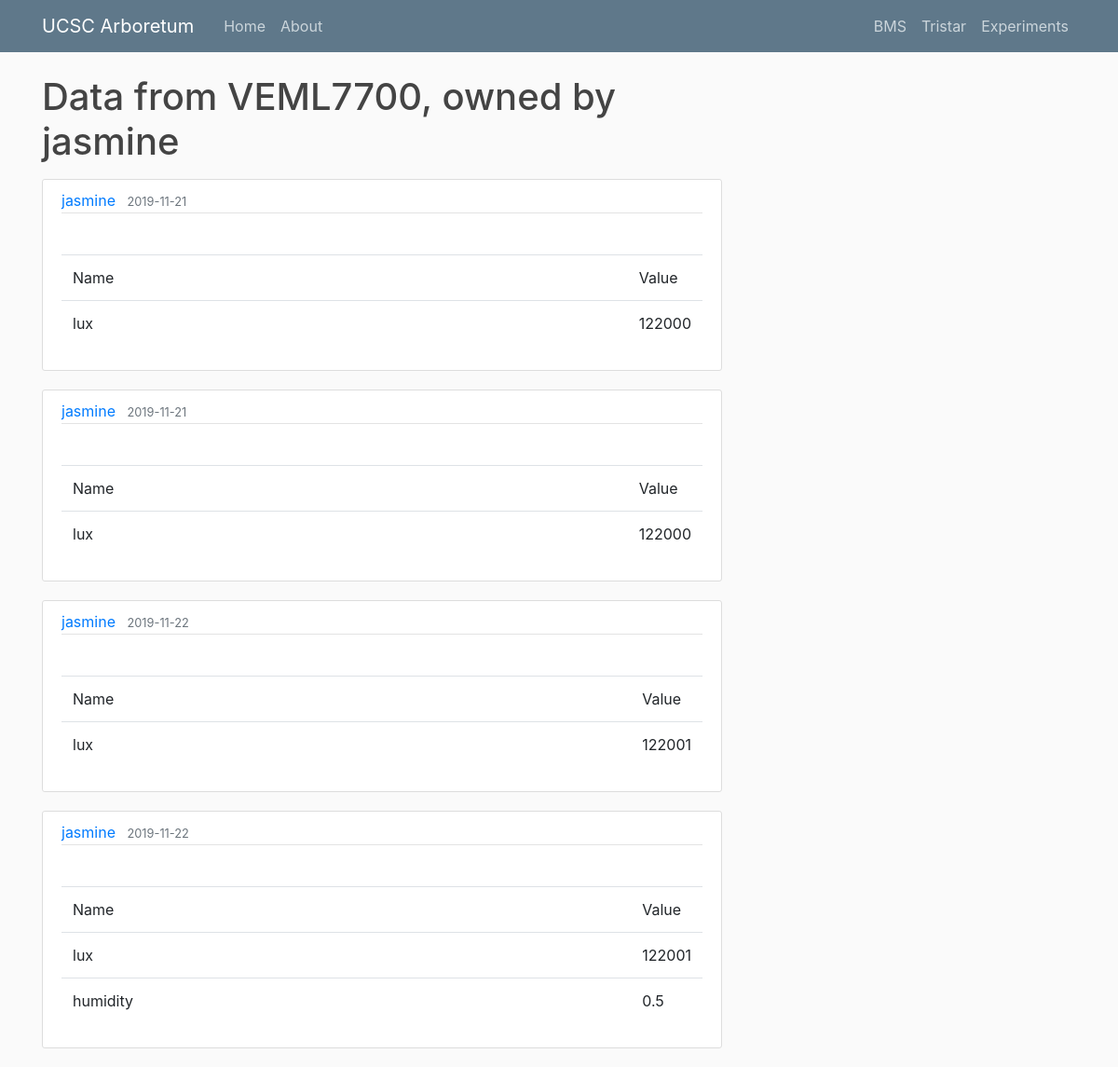
The page /sensors/get-data-by-sensor-id/1 on the database its author committed.
### flask_greenhouse/sensors/models.py (models this page shows, shortened)
class Sensor(db.Model):
	__tablename__ = 'Sensor'
	id = db.Column(db.Integer, primary_key=True)
	user_id = db.Column(db.Integer, db.ForeignKey('User.id'),nullable=False)
	name = db.Column(db.String(20))
	type = db.Column(db.String(20))
	units = db.Column(db.String(20))
	dataset = db.relationship('SensorDataEntry', backref='author', lazy=True) # Sensors can have many entries, but entries can only have 1 creator.
	def __repr__(self): # how we print this out on the console:
		return self.name

class User(db.Model, UserMixin):
	__tablename__ = 'User'
	id = db.Column(db.Integer, primary_key=True)
	username = db.Column(db.String(60), unique=True, nullable=False)
	email = db.Column(db.String(60), unique=True, nullable=False)
	password = db.Column(db.String(60), nullable=False)
	sensorlist = db.relationship('Sensor', backref='master', lazy=True)

class SensorDataEntry(db.Model):
	id = db.Column(db.Integer, primary_key=True) #the id number of the entry itself.
	date_posted = db.Column(db.DateTime(100), nullable=False, default=datetime.utcnow())  # the date when it came.
	JSON_content = db.Column(JsonEncodedDict) #the actual content.
	sensor_id = db.Column(db.Integer, db.ForeignKey('Sensor.id'),nullable=False) # the id number of the sensor that the data entry came from.
	def __repr__(self): # how do we print this to the console?
		return f"{self.author} at {self.date_posted}: {self.JSON_content}"

### flask_greenhouse/sensors/routes.py (the view)
@sensor_nodes.route("/sensors/get-data-by-sensor-id/<int:sensor_id>")
def get_all_sensor_data(sensor_id):
	sensor = Sensor.query.filter_by(id=sensor_id).first() # find the sensor in the database by ID number.
	dataset = sensor.dataset #SensorDataEntry.query.filter_by(author=sensor).order_by(SensorDataEntry.date_posted.desc())
	print(dataset)
	return render_template("get_all.html", sensor=sensor, dataset=dataset)

### flask_greenhouse/sensors/models.py (called while the page is built)
    def process_result_value(self, value, dialect):
        if value is None:
            return {}
        else:
            return json.loads(value)

### flask_greenhouse/templates/get_all.html
{% extends "layout.html" %}
{% block content %}
	<h1 class="mb-3">Data from {{ sensor.name }}, owned by {{ sensor.master.username}}</h1>
	{% for data in dataset %}
		<article class="media content-section">
		  <div class="media-body">
			<div class="article-metadata">
			  <a class="mr-2" href="#">{{ data.author.master.username }}</a>
			  <small class="text-muted">{{ data.date_posted.strftime('%Y-%m-%d') }}</small>
			</div>
			{% set json_dict = data.JSON_content %}
			<p class="article-content">
				<table class="table table-responsive-sm">
					<thead>
						<td class="col">Name</td>
						<td class="col">Value</td>
					</thead>
					{% for key in json_dict %}
					<tr>
						<td>{{ key }}</td><td>{{ json_dict[key] }}</td>
					</tr>
					{% endfor %}
				</table>
			</p>
		  </div>
		</article>
	{% endfor %}
{% endblock %}

### flask_greenhouse/templates/layout.html (shortened to what this page needs)
<!DOCTYPE html>
<html>
<head>
    <link rel="stylesheet" href="https://stackpath.bootstrapcdn.com/bootstrap/4.3.1/css/bootstrap.min.css">
	<link rel="stylesheet" type="text/css" href="{{ url_for('static', filename='main.css') }}" >
</head>
<body>
	<header class="site-header">
	  <nav class="navbar navbar-expand-md navbar-dark bg-steel fixed-top">
		<div class="container">
		  <a class="navbar-brand mr-4" href="/">UCSC Arboretum</a>
		  <div class="collapse navbar-collapse" id="navbarToggle">
			<div class="navbar-nav mr-auto">
			  <a class="nav-item nav-link" href="/">Home</a>
			  <a class="nav-item nav-link" href="/about">About</a>
			</div>
			<div class="navbar-nav">
				<a class="nav-item nav-link" href="{{ url_for('bms.BMS_JS') }}">BMS</a>
				<a class="nav-item nav-link" href="{{ url_for('tristar.Tristar') }}">Tristar</a>
				<a class="nav-item nav-link" href="{{ url_for('sensor_nodes.sensors') }}">Experiments</a>
			</div>
		  </div>
		</div>
	  </nav>
	</header>
	<main role="main" class="container">
	  <div class="row">
		<div class="col-md-8">
		  {% block content %}{% endblock %}
		</div>
	  </div>
	</main>
</body>
</html>

### flask_greenhouse/static/main.css (style rules this page uses)
body { background: #fafafa; color: #333333; margin-top: 5rem; }
h1, h2, h3, h4, h5, h6 { color: #444444; }
.bg-steel { background-color: #5f788a; }
.site-header .navbar-nav .nav-link { color: #cbd5db; }
.content-section { background: #ffffff; padding: 10px 20px; border: 1px solid #dddddd; border-radius: 3px; margin-bottom: 20px; }
.article-content { white-space: pre-line; }
.article-metadata { padding-bottom: 1px; margin-bottom: 4px; border-bottom: 1px solid #e3e3e3 }

### rows shown on the page
Sensor: name "VEML7700", units "lux", json_dict "122000", json_dict "122001"
User: master.username "jasmine"
SensorDataEntry: author.master.username "jasmine", date_posted "2019-11-21"
SensorDataEntry: author.master.username "jasmine", date_posted "2019-11-21"
SensorDataEntry: author.master.username "jasmine", date_posted "2019-11-22"
SensorDataEntry: author.master.username "jasmine", date_posted "2019-11-22", json_dict "humidity", json_dict "0.5"
